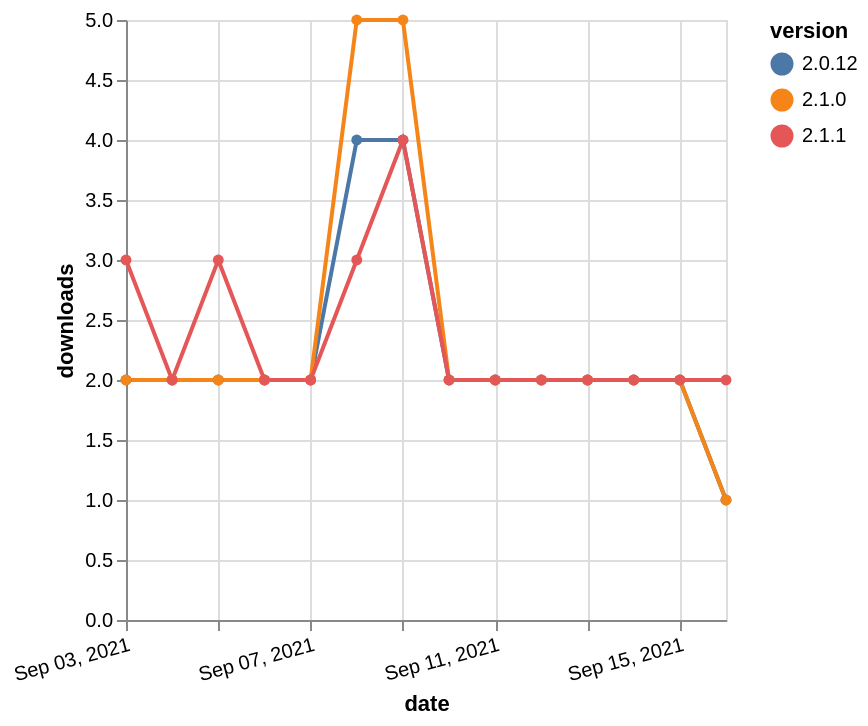

Vega-Lite specification stored for this chart:
### Vega-Lite specification from a JSON file in a GitHub repository (floating-point values rounded to 4 significant figures)
{"$schema": "https://vega.github.io/schema/vega-lite/v5.json", "description": "A simple bar chart with embedded data.", "data": {"values": [{"date": "2021-09-03", "total": 2429, "delta": 2, "version": "2.0.12"}, {"date": "2021-09-04", "total": 2431, "delta": 2, "version": "2.0.12"}, {"date": "2021-09-05", "total": 2433, "delta": 2, "version": "2.0.12"}, {"date": "2021-09-06", "total": 2435, "delta": 2, "version": "2.0.12"}, {"date": "2021-09-07", "total": 2437, "delta": 2, "version": "2.0.12"}, {"date": "2021-09-08", "total": 2441, "delta": 4, "version": "2.0.12"}, {"date": "2021-09-09", "total": 2445, "delta": 4, "version": "2.0.12"}, {"date": "2021-09-10", "total": 2447, "delta": 2, "version": "2.0.12"}, {"date": "2021-09-11", "total": 2449, "delta": 2, "version": "2.0.12"}, {"date": "2021-09-12", "total": 2451, "delta": 2, "version": "2.0.12"}, {"date": "2021-09-13", "total": 2453, "delta": 2, "version": "2.0.12"}, {"date": "2021-09-14", "total": 2455, "delta": 2, "version": "2.0.12"}, {"date": "2021-09-15", "total": 2457, "delta": 2, "version": "2.0.12"}, {"date": "2021-09-16", "total": 2458, "delta": 1, "version": "2.0.12"}, {"date": "2021-09-03", "total": 2416, "delta": 2, "version": "2.1.0"}, {"date": "2021-09-04", "total": 2418, "delta": 2, "version": "2.1.0"}, {"date": "2021-09-05", "total": 2420, "delta": 2, "version": "2.1.0"}, {"date": "2021-09-06", "total": 2422, "delta": 2, "version": "2.1.0"}, {"date": "2021-09-07", "total": 2424, "delta": 2, "version": "2.1.0"}, {"date": "2021-09-08", "total": 2429, "delta": 5, "version": "2.1.0"}, {"date": "2021-09-09", "total": 2434, "delta": 5, "version": "2.1.0"}, {"date": "2021-09-10", "total": 2436, "delta": 2, "version": "2.1.0"}, {"date": "2021-09-11", "total": 2438, "delta": 2, "version": "2.1.0"}, {"date": "2021-09-12", "total": 2440, "delta": 2, "version": "2.1.0"}, {"date": "2021-09-13", "total": 2442, "delta": 2, "version": "2.1.0"}, {"date": "2021-09-14", "total": 2444, "delta": 2, "version": "2.1.0"}, {"date": "2021-09-15", "total": 2446, "delta": 2, "version": "2.1.0"}, {"date": "2021-09-16", "total": 2447, "delta": 1, "version": "2.1.0"}, {"date": "2021-09-03", "total": 179, "delta": 3, "version": "2.1.1"}, {"date": "2021-09-04", "total": 181, "delta": 2, "version": "2.1.1"}, {"date": "2021-09-05", "total": 184, "delta": 3, "version": "2.1.1"}, {"date": "2021-09-06", "total": 186, "delta": 2, "version": "2.1.1"}, {"date": "2021-09-07", "total": 188, "delta": 2, "version": "2.1.1"}, {"date": "2021-09-08", "total": 191, "delta": 3, "version": "2.1.1"}, {"date": "2021-09-09", "total": 195, "delta": 4, "version": "2.1.1"}, {"date": "2021-09-10", "total": 197, "delta": 2, "version": "2.1.1"}, {"date": "2021-09-11", "total": 199, "delta": 2, "version": "2.1.1"}, {"date": "2021-09-12", "total": 201, "delta": 2, "version": "2.1.1"}, {"date": "2021-09-13", "total": 203, "delta": 2, "version": "2.1.1"}, {"date": "2021-09-14", "total": 205, "delta": 2, "version": "2.1.1"}, {"date": "2021-09-15", "total": 207, "delta": 2, "version": "2.1.1"}, {"date": "2021-09-16", "total": 209, "delta": 2, "version": "2.1.1"}]}, "width": "container", "mark": {"type": "line", "point": {"filled": true}}, "encoding": {"x": {"field": "date", "type": "temporal", "timeUnit": "yearmonthdate", "title": "date", "axis": {"labelAngle": -15}}, "y": {"field": "delta", "type": "quantitative", "title": "downloads"}, "color": {"field": "version", "type": "nominal"}, "tooltip": {"field": "delta"}}}
